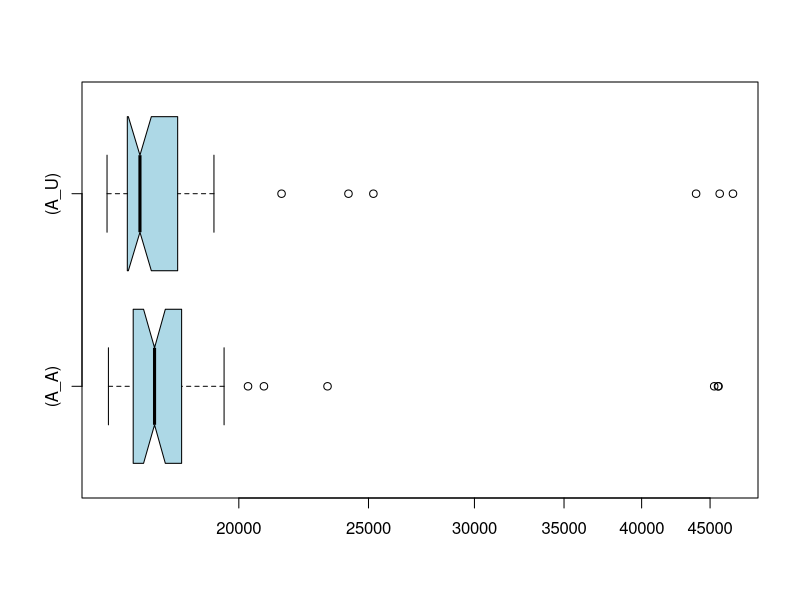

Source code (R):
if (exists("A_A")) remove("A_A")
if (exists("A_U")) remove("A_U")
if (exists("C_A")) remove("C_A")
if (exists("C_U")) remove("C_U")
A_U<-c(45752,46808,43931,25211,18477,17580,16920,21526,17332,16845,18002,16823,24153,16837,16497,17165,16508,16395,17074,16894,16614,16033,16137,17207,17115,16001,17491,16224,16195,16619,16791,19002,18056,16647,16831,16664,16074,16041,19162,16751,16848,17312,17778,16677,16103,18880,18012,15942,16403,16935)
A_A<-c(45618,45321,45659,20319,18338,18751,17291,18125,17718,18157,17595,17663,17963,18315,17665,16621,17139,17647,16548,17005,17647,16572,16888,16266,17543,16896,16116,16576,16205,16129,17804,23298,16676,17223,17154,16963,17250,16171,15980,16332,18317,17309,20883,17574,16748,17871,17219,16117,16690,19499)
if (exists("A_U")) boxplot.stats(A_U)
if (exists("A_A")) boxplot.stats(A_A)
if (exists("C_U")) boxplot.stats(C_U)
if (exists("C_A")) boxplot.stats(C_A)
if (exists("A_U")) summary(A_U)
if (exists("A_A")) summary(A_A)
if (exists("C_U")) summary(C_U)
if (exists("C_A")) summary(C_A)
if (exists("A_U")) boxplot(A_A,A_U,col="lightblue",horizontal=TRUE,log="x",match=TRUE,names=c("(A_A)","(A_U)"),notch=TRUE)
if (exists("C_U")) boxplot(C_A,C_U,col="lightblue",horizontal=TRUE,log="x",match=TRUE,names=c("(C_A)","(C_U)"),notch=TRUE)
